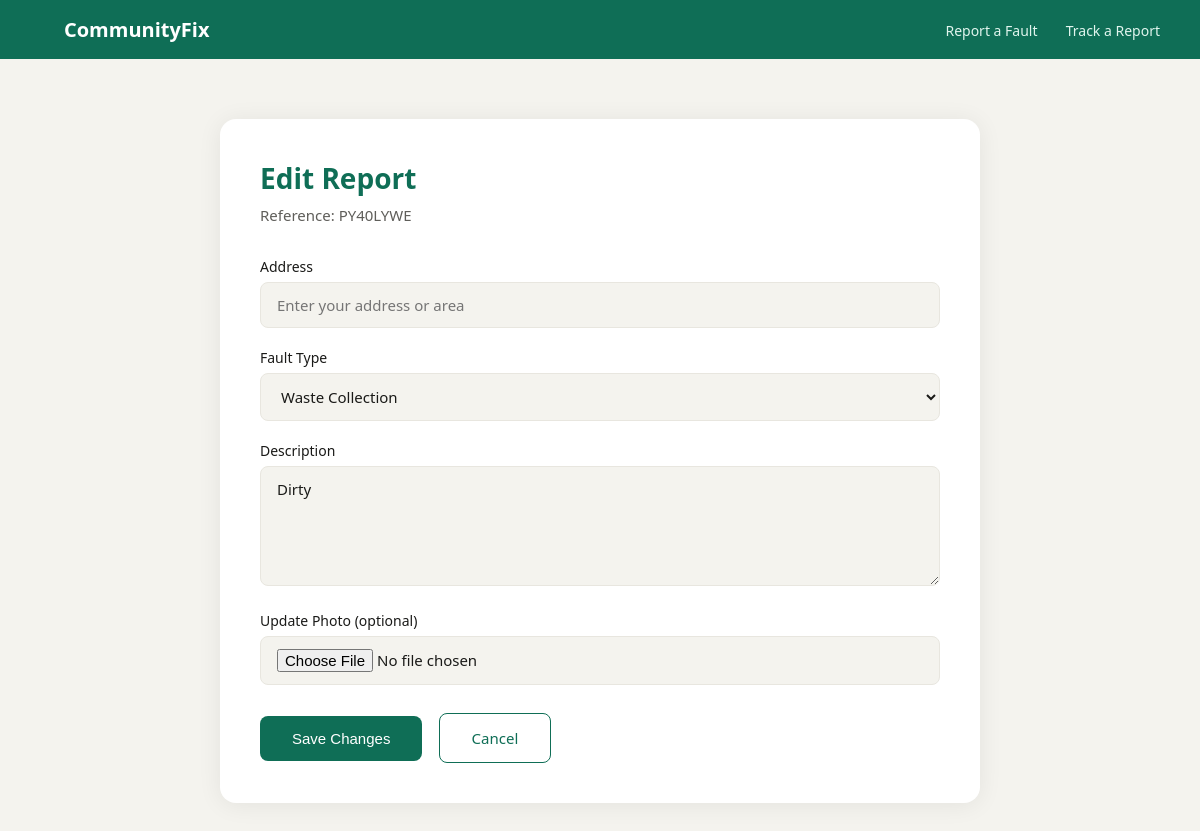
The page /tracking/edit/PY40LYWE/ on the database its author committed.
### reports/models.py (models this page shows, shortened)
class Report(models.Model):
    FAULT_TYPE_CHOICES = [
        ('water', 'Water Issue'),
        ('electricity', 'Electricity Fault'),
        ('pothole', 'Pothole'),
        ('waste', 'Waste Collection'),
        ('sewage', 'Sewage Problem'),
        ('other', 'Other'),
    ]
    STATUS_CHOICES = [
        ('pending', 'Pending'),
        ('in_progress', 'In Progress'),
        ('resolved', 'Resolved'),
        ('disputed', 'Disputed'),
        ('closed', 'Closed'),
    ]
    reference_number = models.CharField(max_length=8, default=generate_reference, editable=False, unique=True)
    name = models.CharField(max_length=255)
    phone = models.CharField(max_length=15)
    email = models.EmailField(blank=True, null=True)
    address = models.CharField(max_length=500, blank=True, null=True)
    latitude = models.DecimalField(max_digits=9, decimal_places=6, blank=True, null=True)
    longitude = models.DecimalField(max_digits=9, decimal_places=6, blank=True, null=True)
    fault_type = models.CharField(max_length=100, choices=FAULT_TYPE_CHOICES)
    description = models.TextField()
    photo = models.ImageField(upload_to='fault_photos/')
    status = models.CharField(max_length=20, choices=STATUS_CHOICES, default='pending')
    submitted_at = models.DateTimeField(auto_now_add=True)
    updated_at = models.DateTimeField(auto_now=True)

### tracking/views.py (the view, shortened to what this page needs)
# urls.py: path('edit/<str:reference_number>/', views.edit_report, name='edit_report'),
def edit_report(request, reference_number):
    report = get_object_or_404(Report, reference_number=reference_number)
    if report.status != 'pending':
        return redirect('track_report')
    return render(request, 'tracking/edit_report.html', {'report': report})

### tracking/templates/tracking/edit_report.html (shortened to what this page needs)
{% load static %}
<!DOCTYPE html>
<html lang="en">
<head>
    <link rel="stylesheet" href="{% static 'reports/css/style.css' %}">
</head>
<body>
    <nav>
        <a href="/" class="logo">CommunityFix</a>
        <div>
            <a href="/reports/submit/">Report a Fault</a>
            <a href="/tracking/track/">Track a Report</a>
        </div>
    </nav>
    <div class="container">
        <div class="card">
            <h1>Edit Report</h1>
            <p class="subtitle">Reference: {{ report.reference_number }}</p>
            <form method="post" enctype="multipart/form-data">
		<label>Address</label>
		<input type="text" name="address" value="{{ report.address|default:'' }}" placeholder="Enter your address or area">
                <label>Fault Type</label>
                <select name="fault_type" required>
                    <option value="waste" {% if report.fault_type == 'waste' %}selected{% endif %}>Waste Collection</option>
                </select>
                <label>Description</label>
                <textarea name="description" required>{{ report.description }}</textarea>
                <label>Update Photo (optional)</label>
                <input type="file" name="photo" accept="image/*">
                <button type="submit" class="btn">Save Changes</button>
                <a href="/tracking/track/" class="btn btn-outline">Cancel</a>
            </form>
        </div>
    </div>
</body>
</html>

### reports/static/reports/css/style.css (style rules this page uses)
* { margin: 0; padding: 0; box-sizing: border-box; }
body { font-family: 'Segoe UI', sans-serif; background: #f4f3ee; color: #1a1a18; min-height: 100vh; }
nav { background: #0F6E56; padding: 16px 40px; display: flex; justify-content: space-between; align-items: center; }
nav .logo { color: #ffffff; font-size: 20px; font-weight: 600; text-decoration: none; }
nav a { color: #E1F5EE; text-decoration: none; font-size: 14px; margin-left: 24px; }
.container { max-width: 800px; margin: 60px auto; padding: 0 20px; }
.card { background: #ffffff; border-radius: 16px; padding: 40px; box-shadow: 0 2px 24px rgba(0,0,0,0.07); }
h1 { font-size: 28px; font-weight: 600; color: #0F6E56; margin-bottom: 8px; }
p.subtitle { font-size: 15px; color: #5F5E5A; margin-bottom: 32px; }
label { display: block; font-size: 14px; font-weight: 500; color: #1a1a18; margin-bottom: 6px; margin-top: 20px; }
input, textarea, select { width: 100%; padding: 12px 16px; border: 1.5px solid #e8e6df; border-radius: 8px; font-size: 15px; font-family: inherit; background: #f4f3ee; color: #1a1a18; transition: border-color 0.2s; }
textarea { resize: vertical; min-height: 120px; }
.btn { display: inline-block; margin-top: 28px; padding: 14px 32px; background: #0F6E56; color: #ffffff; border: none; border-radius: 8px; font-size: 15px; font-weight: 500; cursor: pointer; text-decoration: none; transition: background 0.2s; }
.btn-outline { background: transparent; border: 1.5px solid #0F6E56; color: #0F6E56; margin-left: 12px; }

### rows shown on the page
Report: reference_number "PY40LYWE", fault_type "Waste Collection", description "Dirty"
